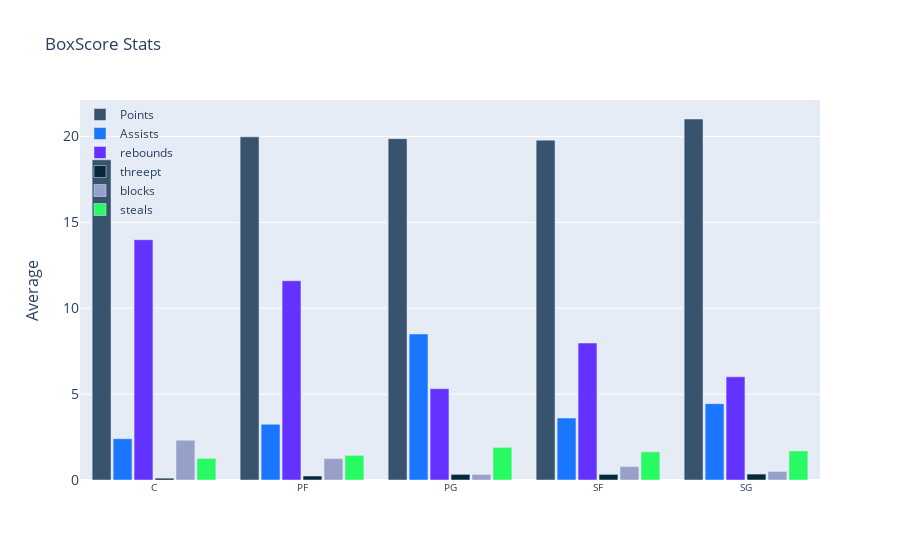

The cell this chart's notebook holds for it:
### Code cell
label = dfclust4['Pos2']
points = dfclust4['PTS']
assists = dfclust4['AST']
rebounds = dfclust4['TRB']
threept = dfclust4['3P%']
blocks = dfclust4['BLK']
steals = dfclust4['STL']
fig = go.Figure()
fig.add_trace(go.Bar(x=label,
                y= points,
                name='Points',
                marker_color='rgb(55, 83, 109)'
                ))
fig.add_trace(go.Bar(x=label,
                y=assists,
                name='Assists',
                marker_color='rgb(26, 118, 255)'
                ))
fig.add_trace(go.Bar(x=label,
                y=rebounds,
                name='rebounds',
                marker_color='rgb(100, 50, 300)'
                ))
fig.add_trace(go.Bar(x=label,
                y=threept,
                name='threept',
                marker_color='rgb(4, 40, 60)'
                ))
fig.add_trace(go.Bar(x=label,
                y=blocks,
                name='blocks',
                marker_color='rgb(150, 160, 200)'
                ))
fig.add_trace(go.Bar(x=label,
                y=steals,
                name='steals',
                marker_color='rgb(40, 250, 100)'
                ))
fig.update_layout(
    title='BoxScore Stats',
    xaxis_tickfont_size= 10,
    yaxis=dict(
        title='Average',
        titlefont_size=16,
        tickfont_size=14,
    ),
    legend=dict(
        x=0,
        y=1.0,
        bgcolor='rgba(255, 255, 255, 0)',
        bordercolor='rgba(255, 255, 255, 0)'
    ),
    barmode='group',
    bargap=0.15, # gap between bars of adjacent location coordinates.
    bargroupgap=0.1 # gap between bars of the same location coordinate.
)
fig.show()

### Figure 1 — Plotly figure (JSON) as saved in the notebook; plotly's stock layout.template omitted (floating-point values rounded to 4 significant figures)
{"data": [{"marker": {"color": "rgb(55, 83, 109)"}, "name": "Points", "type": "bar", "x": ["C", "PF", "PG", "SF", "SG"], "y": [18.64, 19.98, 19.88, 19.79, 21.02]}, {"marker": {"color": "rgb(26, 118, 255)"}, "name": "Assists", "type": "bar", "x": ["C", "PF", "PG", "SF", "SG"], "y": [2.404, 3.246, 8.502, 3.608, 4.447]}, {"marker": {"color": "rgb(100, 50, 300)"}, "name": "rebounds", "type": "bar", "x": ["C", "PF", "PG", "SF", "SG"], "y": [13.99, 11.6, 5.317, 7.977, 6.006]}, {"marker": {"color": "rgb(4, 40, 60)"}, "name": "threept", "type": "bar", "x": ["C", "PF", "PG", "SF", "SG"], "y": [0.1045, 0.2325, 0.3281, 0.3268, 0.3448]}, {"marker": {"color": "rgb(150, 160, 200)"}, "name": "blocks", "type": "bar", "x": ["C", "PF", "PG", "SF", "SG"], "y": [2.315, 1.249, 0.3217, 0.7814, 0.4984]}, {"marker": {"color": "rgb(40, 250, 100)"}, "name": "steals", "type": "bar", "x": ["C", "PF", "PG", "SF", "SG"], "y": [1.257, 1.434, 1.898, 1.639, 1.693]}], "layout": {"bargap": 0.15, "bargroupgap": 0.1, "barmode": "group", "legend": {"bgcolor": "rgba(255, 255, 255, 0)", "bordercolor": "rgba(255, 255, 255, 0)", "x": 0, "y": 1}, "title": {"text": "BoxScore Stats"}, "xaxis": {"tickfont": {"size": 10}}, "yaxis": {"tickfont": {"size": 14}, "title": {"font": {"size": 16}, "text": "Average"}}}}
